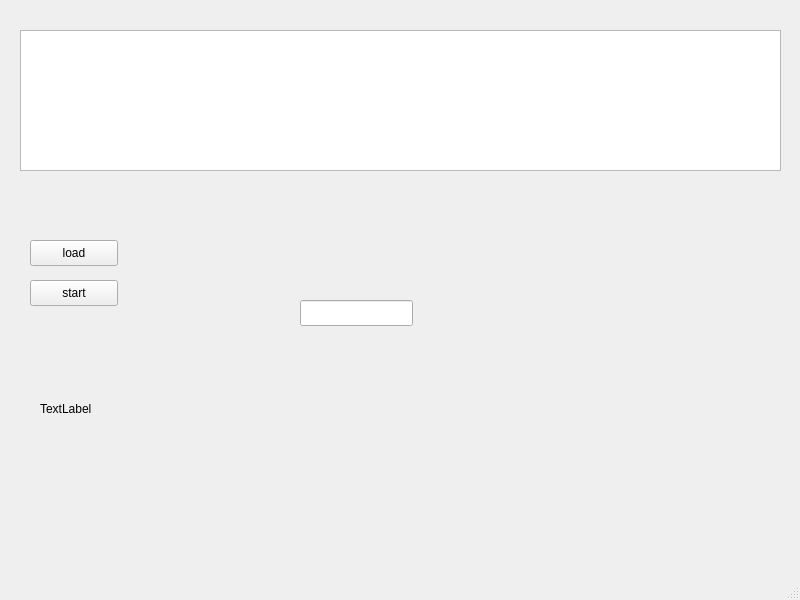
<?xml version="1.0" encoding="UTF-8"?>
<ui version="4.0">
 <class>MainWindow</class>
 <widget class="QMainWindow" name="MainWindow">
  <property name="geometry">
   <rect>
    <x>0</x>
    <y>0</y>
    <width>800</width>
    <height>600</height>
   </rect>
  </property>
  <property name="windowTitle">
   <string>MainWindow</string>
  </property>
  <widget class="QWidget" name="centralwidget">
   <widget class="QTextEdit" name="textDisplay">
    <property name="geometry">
     <rect>
      <x>20</x>
      <y>30</y>
      <width>761</width>
      <height>141</height>
     </rect>
    </property>
   </widget>
   <widget class="QPushButton" name="loadTextBtn">
    <property name="geometry">
     <rect>
      <x>30</x>
      <y>240</y>
      <width>88</width>
      <height>26</height>
     </rect>
    </property>
    <property name="text">
     <string>load</string>
    </property>
   </widget>
   <widget class="QPushButton" name="startBtn">
    <property name="geometry">
     <rect>
      <x>30</x>
      <y>280</y>
      <width>88</width>
      <height>26</height>
     </rect>
    </property>
    <property name="text">
     <string>start</string>
    </property>
   </widget>
   <widget class="QLabel" name="mistakeLabel">
    <property name="geometry">
     <rect>
      <x>40</x>
      <y>400</y>
      <width>181</width>
      <height>18</height>
     </rect>
    </property>
    <property name="text">
     <string>TextLabel</string>
    </property>
   </widget>
   <widget class="QLineEdit" name="inputField">
    <property name="geometry">
     <rect>
      <x>300</x>
      <y>300</y>
      <width>113</width>
      <height>26</height>
     </rect>
    </property>
   </widget>
  </widget>
  <widget class="QMenuBar" name="menubar">
   <property name="geometry">
    <rect>
     <x>0</x>
     <y>0</y>
     <width>800</width>
     <height>23</height>
    </rect>
   </property>
  </widget>
  <widget class="QStatusBar" name="statusbar"/>
 </widget>
 <resources/>
 <connections/>
</ui>
